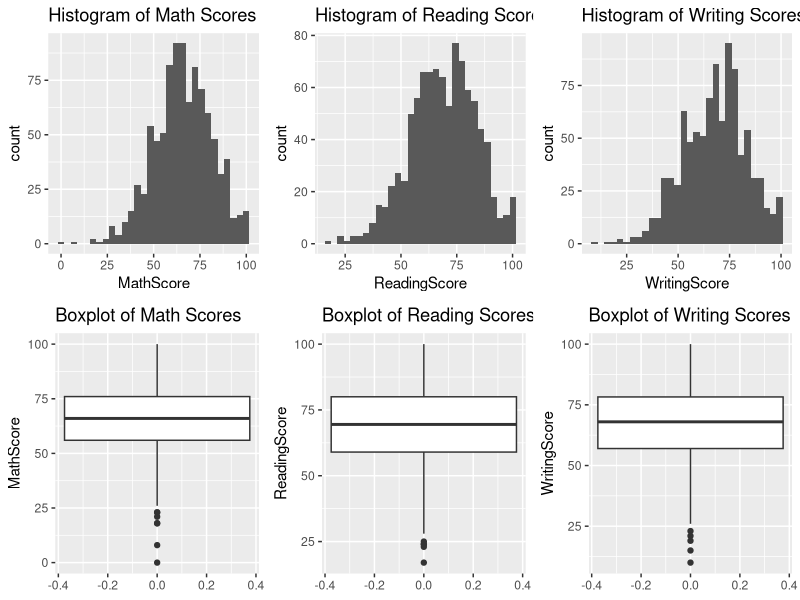
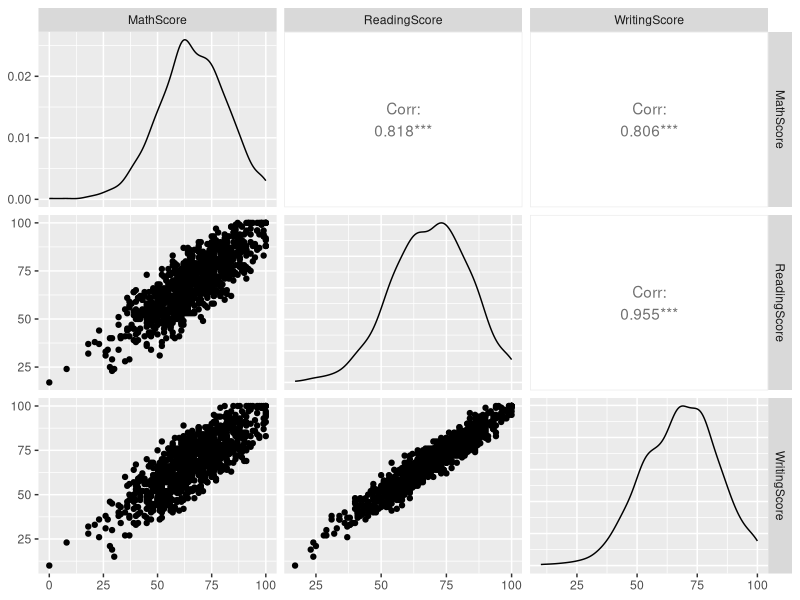
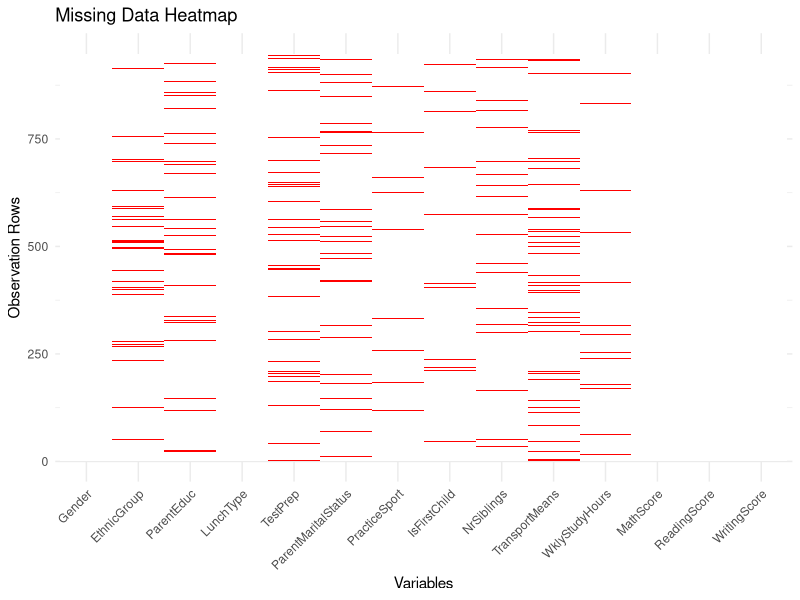
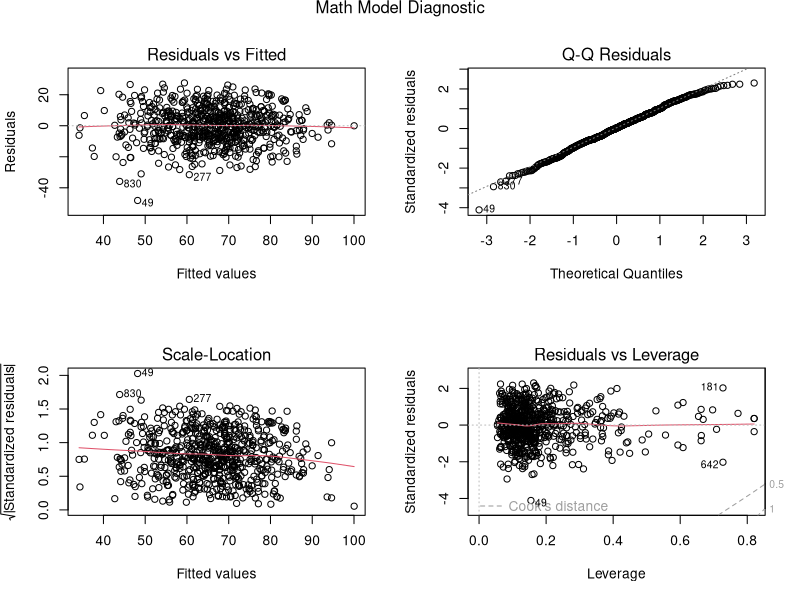
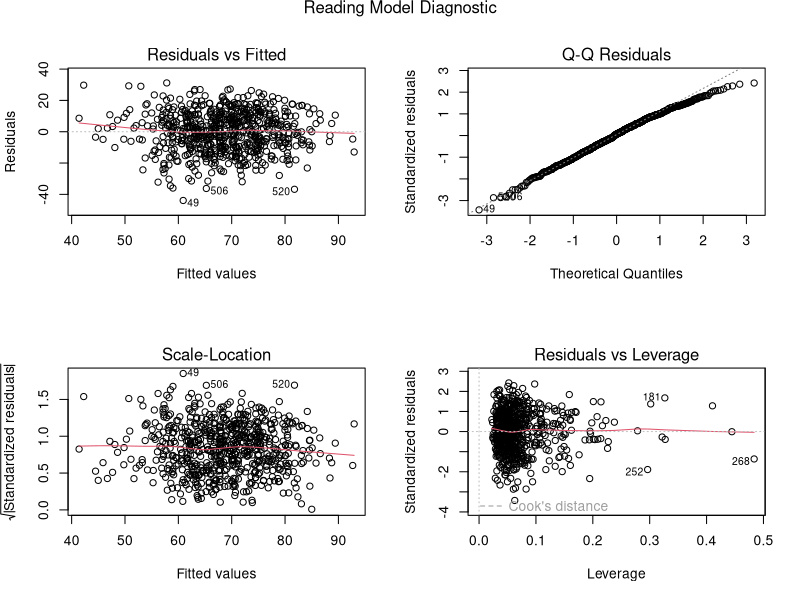
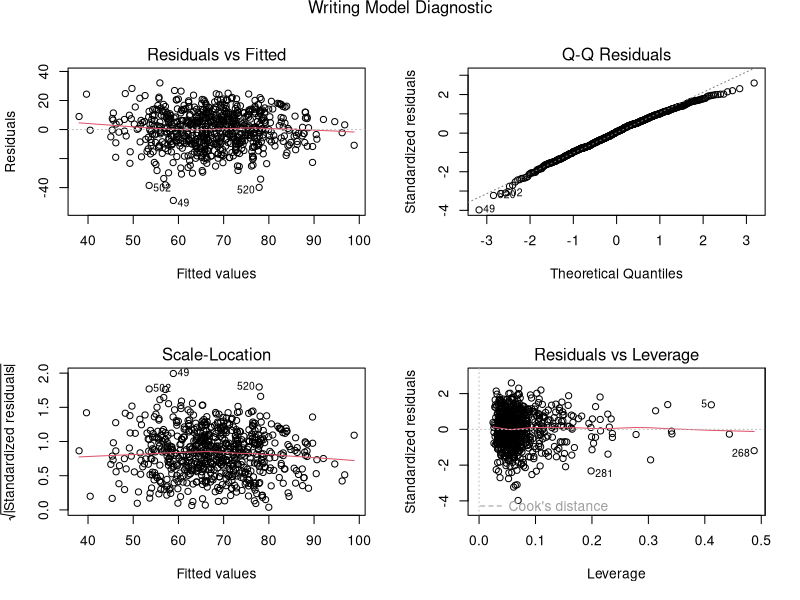

The R script that drew these images, in order:
## ---- chunk 1
# Load necessary libraries
library(dplyr)
library(tidyr)
library(ggplot2)
library(GGally)
library(gridExtra)

# Read the data
data <- read.csv("./Project_1_data.csv")

# 1. Descriptive statistics table for all variables
summary(data)

# 2. Explore distribution of results and consider potential transformations
# Histograms for continuous variables
hist_math <- ggplot(data, aes(x = MathScore)) + geom_histogram(bins = 30) + ggtitle("Histogram of Math Scores")
hist_reading <- ggplot(data, aes(x = ReadingScore)) + geom_histogram(bins = 30) + ggtitle("Histogram of Reading Scores")
hist_writing <- ggplot(data, aes(x = WritingScore)) + geom_histogram(bins = 30) + ggtitle("Histogram of Writing Scores")

# Boxplots for continuous variables to check for outliers
box_math <- ggplot(data, aes(y = MathScore)) + geom_boxplot() + ggtitle("Boxplot of Math Scores")
box_reading <- ggplot(data, aes(y = ReadingScore)) + geom_boxplot() + ggtitle("Boxplot of Reading Scores")
box_writing <- ggplot(data, aes(y = WritingScore)) + geom_boxplot() + ggtitle("Boxplot of Writing Scores")

# Grid of plots
grid.arrange(hist_math, hist_reading, hist_writing, box_math, box_reading, box_writing, ncol = 3)

# 3. Check for potential outliers or influential points
# Scatterplot matrix for continuous variables
ggpairs(data, columns = c("MathScore", "ReadingScore", "WritingScore"))

## ---- chunk 2
# Load necessary libraries
library(ggplot2)
library(reshape2)


# Creating a function to count NA and empty strings as missing values
count_missing <- function(x) sum(is.na(x) | x == "")
# Calculating the missing values
missing_values <- sapply(data, function(x) count_missing(x))

# Creating a dataframe for missing values
missing_data_frame <- data.frame(Variable = names(missing_values), MissingValues = missing_values)

# Convert empty strings to NA
data[data == ""] <- NA

# Melt the data for visualization
melted_data <- melt(data.frame(row = 1:nrow(data), data), id.vars = 'row')

# Creating the heatmap
ggplot(melted_data, aes(x = variable, y = row)) + 
  geom_tile(aes(fill = is.na(value))) + 
  scale_fill_manual(values = c('white', 'red'), guide = FALSE) + 
  theme_minimal() + 
  theme(axis.text.x = element_text(angle = 45, hjust = 1)) +
  labs(x = 'Variables', y = 'Observation Rows', title = 'Missing Data Heatmap')
## ---- chunk 3
missing_data_frame
## ---- chunk 4
# Imputing missing values
# For columns with fewer missing values, replace with mode
get_mode <- function(v) {
  uniqv <- unique(v)
  uniqv[which.max(tabulate(match(v, uniqv)))]
}

data$PracticeSport[is.na(data$PracticeSport)] <- get_mode(data$PracticeSport)
data$IsFirstChild[is.na(data$IsFirstChild)] <- get_mode(data$IsFirstChild)

# For columns with more missing values, you can choose to impute or drop
# Imputing with mode (as an example)
data$EthnicGroup[is.na(data$EthnicGroup)] <- get_mode(data$EthnicGroup)
data$ParentEduc[is.na(data$ParentEduc)] <- get_mode(data$ParentEduc)
data$TestPrep[is.na(data$TestPrep)] <- get_mode(data$TestPrep)
data$ParentMaritalStatus[is.na(data$ParentMaritalStatus)] <- get_mode(data$TestPrep)
data$WklyStudyHours[is.na(data$WklyStudyHours)]<- get_mode(data$WklyStudyHours)
data$NrSiblings[is.na(data$NrSiblings)] <- mean(data$NrSiblings,na.rm = TRUE)

# Alternatively, to drop rows with NA values in these columns-TransportMeans
data <- data %>% drop_na(TransportMeans)
## ---- chunk 5
# Creating a function to count NA and empty strings as missing values
count_missing <- function(x) sum(is.na(x) | x == "")
# Calculating the missing values
missing_values <- sapply(data, function(x) count_missing(x))

# Creating a dataframe for missing values
missing_data_frame <- data.frame(Variable = names(missing_values), MissingValues = missing_values)
missing_data_frame
## ---- chunk 6
# Load necessary libraries
library(tidyverse)
library(caret)
library(car)

set.seed(123) 
splitRatio <- 0.8

trainIndex <- sample(seq_len(nrow(data)), size = floor(splitRatio * nrow(data)))
trainData <- data[trainIndex, ]
testData <- data[-trainIndex, ]

# Splitting the train dataset into independent variables (X) and dependent variables (Y)
X_train <- trainData %>% select(-c(MathScore, ReadingScore, WritingScore))
Y_math_train <- trainData$MathScore
Y_reading_train <-trainData$ReadingScore
Y_writing_train <- trainData$WritingScore
## ---- chunk 7
# Checking for interaction effects (example for math score)
full_model_math_interaction <- lm(Y_math_train ~  (.)^2, data = X_train)
full_model_reading_interaction <- lm(Y_reading_train ~  (.)^2, data = X_train)
full_model_writing_interaction <- lm(Y_writing_train ~  (.)^2, data = X_train)
## ---- chunk 8
# backward (compare)
AICmodel_math_interaction = 
  step(full_model_math_interaction, trace = 0, direction='backward')
BICmodel_math_interaction = 
  step(full_model_math_interaction, scale = log(nrow(X_train)), trace = 0, direction='backward')

#参数全部输出有点太多了，仅仅输出参数数量进行对比
num_params_AICmodel <- length(coef(AICmodel_math_interaction))
num_params_BICmodel <- length(coef(BICmodel_math_interaction))

cat("AIC Model Parameters:", num_params_AICmodel, "\n")
cat("BIC Model Parameters:", num_params_BICmodel, "\n")

## ---- chunk 9

#此处解释因为bic做准则比aic的变量多，我们倾向选择变量少的
model_math_interaction = AICmodel_math_interaction
model_reading_interaction =
  step(full_model_reading_interaction, trace = 0, direction='backward')
model_writing_interaction =
  step(full_model_writing_interaction, trace = 0, direction='backward')

# results
# r.squared..
glance_math = broom::glance(model_math_interaction) |>
  mutate(model = "Math") |>
  select(model, r.squared, adj.r.squared, p.value, AIC, BIC) 

glance_reading = broom::glance(model_reading_interaction) |>
  mutate(model = "Reading") |>
  select(model, r.squared, adj.r.squared, p.value, AIC, BIC) 

glance_writing = broom::glance(model_writing_interaction) |>
  mutate(model = "Writing") |>
  select(model, r.squared, adj.r.squared, p.value, AIC, BIC) 

bind_rows(glance_math, glance_reading, glance_writing) |>
  knitr::kable()
  
# coef
broom::tidy(model_math_interaction) |>
  knitr::kable(caption = "Math")
broom::tidy(model_reading_interaction) |>
  knitr::kable(caption = "Reading")
broom::tidy(model_writing_interaction) |>
  knitr::kable(caption = "Writing")
## ---- chunk 10
par(mfrow=c(2,2))
plot(model_math_interaction) 
mtext("Math Model Diagnostic", outer = TRUE, cex = 1, line = -1)

plot(model_reading_interaction)
mtext("Reading Model Diagnostic", outer = TRUE, cex = 1, line = -1)

plot(model_writing_interaction)
mtext("Writing Model Diagnostic", outer = TRUE, cex = 1, line = -1)

